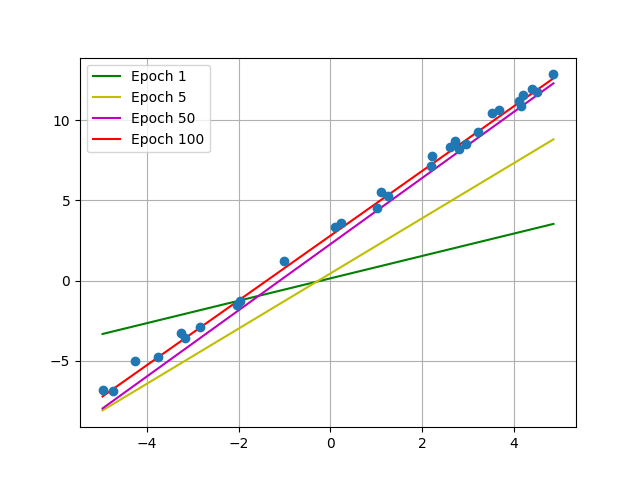

This chart was generated by the following Python code:
import torch
from random import *
import matplotlib.pyplot as plt
import numpy as np

n = 30
x_list = [uniform(-5, 5) for _ in range(n)]
y_list = [2 * x + 3 + uniform(-0.5, 0.5) for x in x_list]
# y = 2x + 3 + noise = Wx + b
print('y = 2x + 3')
x_list_torch = torch.FloatTensor(x_list)
y_list_torch = torch.FloatTensor(y_list)

W = torch.zeros(1, requires_grad=True)
b = torch.zeros(1, requires_grad=True)

optimizer = torch.optim.SGD([W, b], lr=0.015)  # 나중에 W, b같은 변수가 아닌 Network 자체를 설계하면 Network.parameters()를 변수로 넣어줌.

x = np.linspace(min(x_list), max(x_list), 100)

np_epoch = 100
for epoch in range(1, np_epoch + 1):
    h = x_list_torch * W + b  # 예측값은 Wx + b

    cost = torch.mean((h - y_list_torch) ** 2)  # Mean Square Error를 사용
    if epoch % 20 == 0:
        print("Epoch : {:4d}, y = {:.4f}x+{:.4f} Cost {:.6f}".format(epoch, W.item(), b.item(), cost.item()))
    if epoch == 2:
        y = W.item() * x + b.item()
        plt.plot(x, y, '-g', label='Epoch 1')
    elif epoch == 5:
        y = W.item() * x + b.item()
        plt.plot(x, y, '-y', label='Epoch 5')
    elif epoch == 50:
        y = W.item() * x + b.item()
        plt.plot(x, y, '-m', label='Epoch 50')

    optimizer.zero_grad()
    cost.backward()
    optimizer.step()

y = W.item() * x + b.item()
plt.plot(x, y, '-r', label='Epoch 100')
plt.legend(loc='upper left')
plt.plot(x_list, y_list, 'o')
plt.grid()
plt.show()
